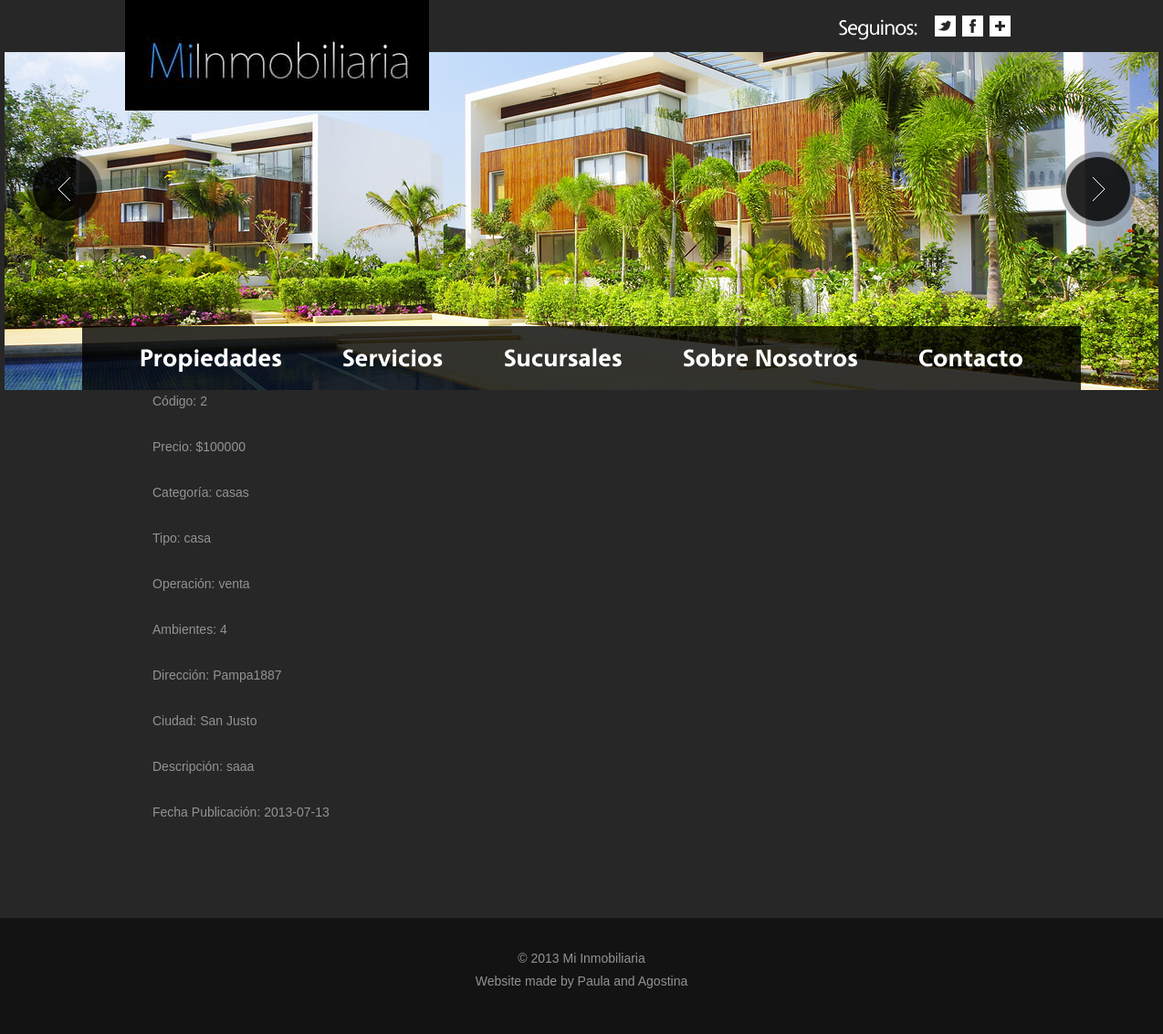
The app's page /php/opcion_elegida.php?cod=2 with its own data.
### tables this page shows
CREATE TABLE IF NOT EXISTS `inmueble` (
  `cod` int(11) NOT NULL AUTO_INCREMENT,
  `id_cat` int(11) NOT NULL,
  `id_tipo` int(11) NOT NULL,
  `ambientes` int(11) DEFAULT NULL,
  `direccion` varchar(45) NOT NULL,
  `id_ciudad` int(11) NOT NULL,
  `descripcion` varchar(300) NOT NULL,
  `operacion` varchar(45) NOT NULL,
  `moneda` varchar(45) NOT NULL,
  `precio` float NOT NULL,
  `fecha_publi` date NOT NULL,
  `latitud` varchar(20) NOT NULL,
  `longitud` varchar(20) NOT NULL,
  PRIMARY KEY (`cod`),
  KEY `fk_cate_idx` (`id_cat`),
  KEY `fk_tipo_idx` (`id_tipo`),
  KEY `fk_ciudad_idx` (`id_ciudad`)
);

CREATE TABLE IF NOT EXISTS `categoria` (
  `id_cat` int(11) NOT NULL AUTO_INCREMENT,
  `nombre` varchar(45) NOT NULL,
  PRIMARY KEY (`id_cat`)
);

CREATE TABLE IF NOT EXISTS `tipo` (
  `id_tipo` int(11) NOT NULL AUTO_INCREMENT,
  `nombre` varchar(45) NOT NULL,
  `id_cat` int(11) NOT NULL,
  PRIMARY KEY (`id_tipo`),
  KEY `fk_categoria` (`id_cat`)
);

CREATE TABLE IF NOT EXISTS `ciudad` (
  `id_ciudad` int(11) NOT NULL AUTO_INCREMENT,
  `nombre` varchar(45) NOT NULL,
  PRIMARY KEY (`id_ciudad`)
);

### php/opcion_elegida.php (the view, shortened to what this page needs)
<!DOCTYPE html>
<html lang="en">
<head>
    <link rel="stylesheet" type="text/css" media="screen" href="../css/reset.css">
    <link rel="stylesheet" type="text/css" media="screen" href="../css/style.css">
    <link rel="stylesheet" type="text/css" media="screen" href="../css/grid_12.css">
    <link rel="stylesheet" type="text/css" media="screen" href="../css/slider-2.css">
    <link rel="stylesheet" type="text/css" media="screen" href="../css/jqtransform.css">
</head>
<body>
<div class="main">
<header>
    <div>
        <h1><a href="../php/index.php"><img src="../images/logo.jpg" alt=""></a></h1>
        <div class="social-icons">
        	<span>Seguinos:</span>
            <a href="https://www.plus.google.com" target="_blank" class="icon-3"></a>
            <a href="https://www.facebook.com" target="_blank" class="icon-2"></a>
            <a href="https://www.twitter.com/" target="_blank" class="icon-1"></a>
        </div>
        <div id="slide">
            <div class="slider">
            </div>
            <a href="#" class="prev"></a><a href="#" class="next"></a>
        </div>
        <nav>
            <ul class="menu">
                <li><a href="../php/index.php">Propiedades</a></li>
                <li><a href="../php/servicios.php">Servicios</a></li>
                <li><a href="../php/sucursales.html">Sucursales</a></li>
                <li><a href="../php/sobre_nosotros.html">Sobre Nosotros</a></li>
                <li><a href="../php/contacto.html">Contacto</a></li>
            </ul>
        </nav>
    </div>
</header>
<section id="content"><div class="ic"></div>
	<div class="container_12">
		<div class="grid_8">
			<?PHP
				include_once("conexion.php");
				$conexion = new mysqli ($server,$username,$password,$database);
				if($conexion){
					$resultado = $conexion -> query("select i.cod, c.nombre as categoria, t.nombre as tipo, i.ambientes, i.direccion, ciu.nombre as ciudad, i.descripcion, i. operacion, i.moneda, i.precio, i.fecha_publi
							from inmueble i, categoria c, tipo t, ciudad ciu
							where i.id_cat = c.id_cat
							and i.id_tipo = t.id_tipo
							and i.id_ciudad = ciu.id_ciudad
							and i.cod = '".$_REQUEST["cod"]."'");
					$obj = $resultado -> fetch_object();
					echo "C&oacutedigo: ";
					echo $obj->cod;
					echo "<br/><br/>";
					echo "Precio: ";
					if ($obj->moneda == 'pesos'){
						echo "$";
						echo $obj->precio;
						echo "<br/><br/>";
					}else{
						echo "U$S";
						echo $obj->precio;
						echo "<br/><br/>";
					}
					echo "Categor&iacutea: ";
					echo $obj->categoria;
					echo "<br/><br/>";
					echo "Tipo: ";
					echo $obj->tipo;
					echo "<br/><br/>";
					echo "Operaci&oacuten: ";
					echo $obj->operacion;
					echo "<br/><br/>";
					echo "Ambientes: ";
					echo $obj->ambientes;
					echo "<br/><br/>";
					echo "Direcci&oacuten: ";
					echo $obj->direccion;
					echo "<br/><br/>";
					echo "Ciudad: ";
					echo $obj->ciudad;
					echo "<br/><br/>";
					echo "Descripci&oacuten: ";
					echo $obj->descripcion;
					echo "<br/><br/>";
					echo "Fecha Publicaci&oacuten: ";
					echo $obj->fecha_publi;
					echo "<br/><br/>";
				}
				else{
					echo "No ". $conexion->connect_error;
				}
			?>
		</div>
	</div>
</section>
</div>
    <footer>
        <p>© 2013 Mi Inmobiliaria</p>
        <p>Website made by Paula and Agostina</p>
    </footer>
</body>
</html>

### css/style.css (style rules this page uses)
html, body { width:100%; padding:0; margin:0; }
body { font:14px/25px Arial,Helvetica,sans-serif;color:#939393;min-width:1264px;background:#131313 }
.main { width:100%; background:#272727; }
a { text-decoration:none; cursor:pointer; }
ul { margin:0; padding:0;list-style-image:none; }
header { width:100%; z-index:101; }
header>div { width:1264px; margin:0 auto; position:relative; }
h1 { position:absolute; left:132px; top:0px; display:inline-block; z-index:100; }
.social-icons { overflow:hidden; text-align:right; padding:17px 162px 13px 0; }
.social-icons span { display:inline-block; font-size:24px; line-height:28px; color:#fff; margin:-1px 20px 0 0; letter-spacing:-1px; }
.social-icons a { display:inline-block; width:23px; height:23px; float:right; }
.icon-1 { background:url(../images/icon-1.png) 0 0 no-repeat; }
.icon-2 { background:url(../images/icon-2.png) 0 0 no-repeat; margin-left:7px; }
.icon-3 { background:url(../images/icon-3.png) 0 0 no-repeat; margin-left:7px; }
nav { position:absolute; left:85px; bottom:0; z-index:100; background:url(../images/nav-bg.png) 0 0 repeat; }
ul.menu { margin:0 29px 0 30px; }
ul.menu li { float:left; line-height:35px; margin:0px 0 0px 0px; background:transparent; }
ul.menu li a { font-size:28px; line-height:35px; color:#fff; display:block; padding: 17px 33px 18px 33px; }
#content { width:960px; margin:0 auto; padding-bottom:78px; }
footer { width:100%; position:relative; overflow:hidden; text-align:center; padding:32px 0 45px 0; background:#131313; }
footer p, footer a { color:#939393; }

### css/grid_12.css (style rules this page uses)
.container_12 { margin-left:auto;margin-right:auto;width:960px }
.grid_1,.grid_2,.grid_3,.grid_4,.grid_5,.grid_6,.grid_7,.grid_8,.grid_9,.grid_10,.grid_11,.grid_12 { display:inline;float:left;position:relative;margin:0 10px }
.container_12 .grid_8 { width:620px }

### css/slider-2.css (style rules this page uses)
#slide { position:relative; overflow:hidden; width:1264px; margin:0 auto; z-index:2; }
.slider { width:1264px; height:370px; margin:0 auto; position:relative; z-index:2; }
.prev { display:block; position:absolute; background:url(../images/prev.png) 0 0 no-repeat; width:82px; height:82px; left:25px; top:108px; z-index:99; }
.next { display:block; position:absolute; background:url(../images/next.png) 0 0 no-repeat; width:82px; height:82px; right:25px; top:109px; z-index:99; }

### records on screen
inmueble: cod "2", precio "100000", id_cat.nombre "casas", id_tipo.nombre "casa", operacion "venta", ambientes "4", direccion "Pampa1887", id_ciudad.nombre "San Justo", descripcion "saaa", fecha_publi "2013-07-13"
